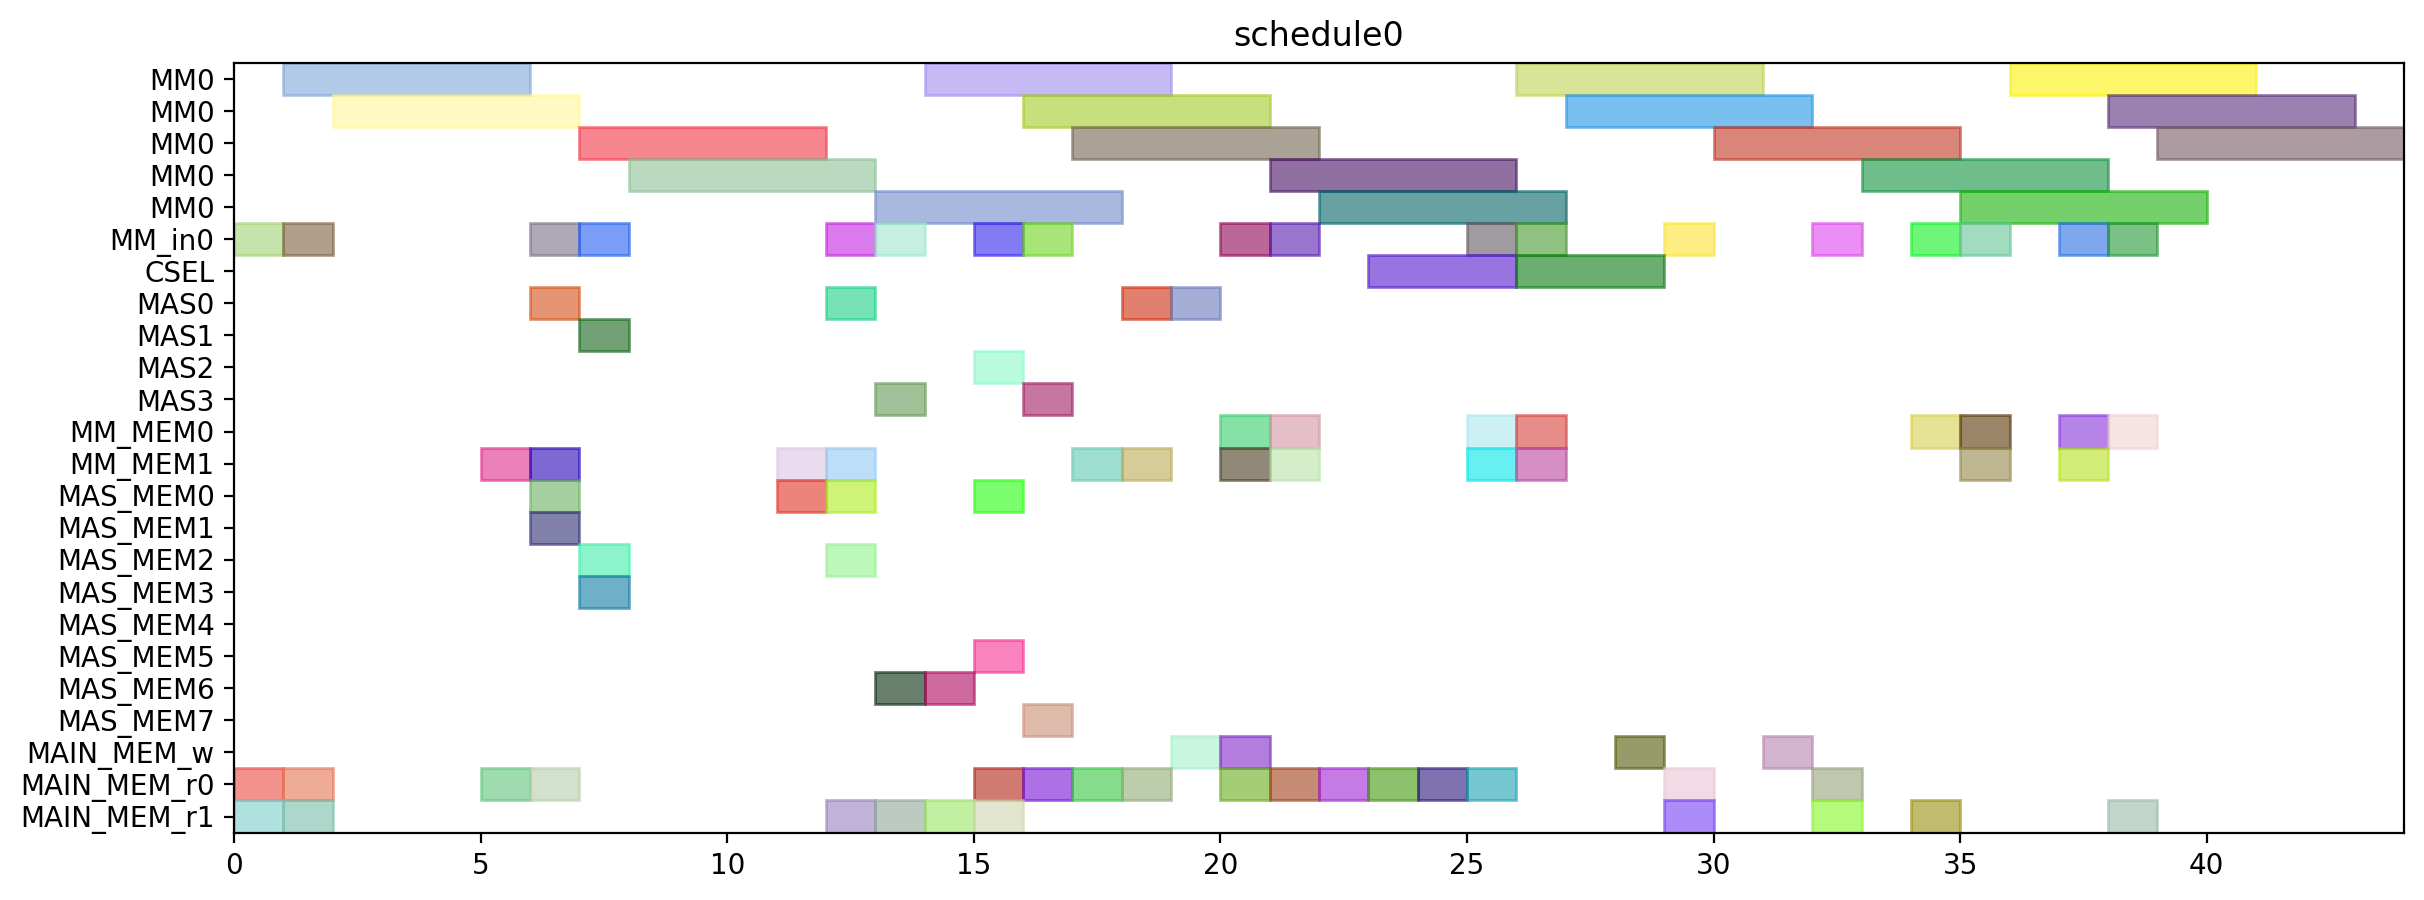

This chart was generated by the following Python code:
from pyschedule import Scenario, solvers, plotters, alt


def solve():
	horizon = 120
	S = Scenario("schedule0", horizon=horizon)

	# resource
	MM = S.Resources('MM', num=1, size=5)
	MM_in = S.Resources('MM_in', num=1)
	CSEL = S.Resource('CSEL')
	MAS = S.Resources('MAS', num=4, size=1, periods=range(1, horizon))
	MM_MEM = S.Resources('MM_MEM', num=2)
	MAS_MEM = S.Resources('MAS_MEM', num=8)
	MAIN_MEM_w = S.Resource('MAIN_MEM_w', size=1)
	MAIN_MEM_r = S.Resources('MAIN_MEM_r', num=2)

	# result of previous scheduling

	# new tasks
	t20 = S.Task('t20', length=5, delay_cost=1)
	t20 += alt(MM)
	t20_in = S.Task('t20_in', length=1, delay_cost=1)
	t20_in += alt(MM_in)
	S += t20_in*MM_in[0]<=t20*MM[0]
	t20_mem0 = S.Task('t20_mem0', length=1, delay_cost=1)
	t20_mem0 += MAIN_MEM_r[0]
	S += t20_mem0 <= t20

	t20_mem1 = S.Task('t20_mem1', length=1, delay_cost=1)
	t20_mem1 += MAIN_MEM_r[1]
	S += t20_mem1 <= t20

	t21 = S.Task('t21', length=5, delay_cost=1)
	t21 += alt(MM)
	t21_in = S.Task('t21_in', length=1, delay_cost=1)
	t21_in += alt(MM_in)
	S += t21_in*MM_in[0]<=t21*MM[0]
	t21_mem0 = S.Task('t21_mem0', length=1, delay_cost=1)
	t21_mem0 += MAIN_MEM_r[0]
	S += t21_mem0 <= t21

	t21_mem1 = S.Task('t21_mem1', length=1, delay_cost=1)
	t21_mem1 += MAIN_MEM_r[1]
	S += t21_mem1 <= t21

	xit20 = S.Task('xit20', length=1, delay_cost=1)
	xit20 += alt(MAS)
	xit20_mem0 = S.Task('xit20_mem0', length=1, delay_cost=1)
	xit20_mem0 += MAIN_MEM_r[0]
	S += xit20_mem0 <= xit20

	xit20_mem1 = S.Task('xit20_mem1', length=1, delay_cost=1)
	xit20_mem1 += alt(MM_MEM)
	S += (t20*MM[0])-1 < xit20_mem1*MM_MEM[1]
	S += xit20_mem1 <= xit20

	xit21 = S.Task('xit21', length=1, delay_cost=1)
	xit21 += alt(MAS)
	xit21_mem0 = S.Task('xit21_mem0', length=1, delay_cost=1)
	xit21_mem0 += MAIN_MEM_r[0]
	S += xit21_mem0 <= xit21

	xit21_mem1 = S.Task('xit21_mem1', length=1, delay_cost=1)
	xit21_mem1 += alt(MM_MEM)
	S += (t21*MM[0])-1 < xit21_mem1*MM_MEM[1]
	S += xit21_mem1 <= xit21

	xi2t40 = S.Task('xi2t40', length=5, delay_cost=1)
	xi2t40 += alt(MM)
	xi2t40_in = S.Task('xi2t40_in', length=1, delay_cost=1)
	xi2t40_in += alt(MM_in)
	S += xi2t40_in*MM_in[0]<=xi2t40*MM[0]
	xi2t40_mem0 = S.Task('xi2t40_mem0', length=1, delay_cost=1)
	xi2t40_mem0 += alt(MAS_MEM)
	S += (xit20*MAS[0])-1 < xi2t40_mem0*MAS_MEM[0]
	S += (xit20*MAS[1])-1 < xi2t40_mem0*MAS_MEM[2]
	S += (xit20*MAS[2])-1 < xi2t40_mem0*MAS_MEM[4]
	S += (xit20*MAS[3])-1 < xi2t40_mem0*MAS_MEM[6]
	S += xi2t40_mem0 <= xi2t40

	xi2t40_mem1 = S.Task('xi2t40_mem1', length=1, delay_cost=1)
	xi2t40_mem1 += alt(MAS_MEM)
	S += (xit20*MAS[0])-1 < xi2t40_mem1*MAS_MEM[1]
	S += (xit20*MAS[1])-1 < xi2t40_mem1*MAS_MEM[3]
	S += (xit20*MAS[2])-1 < xi2t40_mem1*MAS_MEM[5]
	S += (xit20*MAS[3])-1 < xi2t40_mem1*MAS_MEM[7]
	S += xi2t40_mem1 <= xi2t40

	xi2t41 = S.Task('xi2t41', length=5, delay_cost=1)
	xi2t41 += alt(MM)
	xi2t41_in = S.Task('xi2t41_in', length=1, delay_cost=1)
	xi2t41_in += alt(MM_in)
	S += xi2t41_in*MM_in[0]<=xi2t41*MM[0]
	xi2t41_mem0 = S.Task('xi2t41_mem0', length=1, delay_cost=1)
	xi2t41_mem0 += alt(MAS_MEM)
	S += (xit21*MAS[0])-1 < xi2t41_mem0*MAS_MEM[0]
	S += (xit21*MAS[1])-1 < xi2t41_mem0*MAS_MEM[2]
	S += (xit21*MAS[2])-1 < xi2t41_mem0*MAS_MEM[4]
	S += (xit21*MAS[3])-1 < xi2t41_mem0*MAS_MEM[6]
	S += xi2t41_mem0 <= xi2t41

	xi2t41_mem1 = S.Task('xi2t41_mem1', length=1, delay_cost=1)
	xi2t41_mem1 += alt(MAS_MEM)
	S += (xit21*MAS[0])-1 < xi2t41_mem1*MAS_MEM[1]
	S += (xit21*MAS[1])-1 < xi2t41_mem1*MAS_MEM[3]
	S += (xit21*MAS[2])-1 < xi2t41_mem1*MAS_MEM[5]
	S += (xit21*MAS[3])-1 < xi2t41_mem1*MAS_MEM[7]
	S += xi2t41_mem1 <= xi2t41

	D_a_0 = S.Task('D_a_0', length=1, delay_cost=1)
	D_a_0 += alt(MAS)
	D_a_0_mem0 = S.Task('D_a_0_mem0', length=1, delay_cost=1)
	D_a_0_mem0 += alt(MAS_MEM)
	S += (xit20*MAS[0])-1 < D_a_0_mem0*MAS_MEM[0]
	S += (xit20*MAS[1])-1 < D_a_0_mem0*MAS_MEM[2]
	S += (xit20*MAS[2])-1 < D_a_0_mem0*MAS_MEM[4]
	S += (xit20*MAS[3])-1 < D_a_0_mem0*MAS_MEM[6]
	S += D_a_0_mem0 <= D_a_0

	D_a_0_mem1 = S.Task('D_a_0_mem1', length=1, delay_cost=1)
	D_a_0_mem1 += alt(MM_MEM)
	S += (xi2t40*MM[0])-1 < D_a_0_mem1*MM_MEM[1]
	S += D_a_0_mem1 <= D_a_0

	D_a_1 = S.Task('D_a_1', length=1, delay_cost=1)
	D_a_1 += alt(MAS)
	D_a_1_mem0 = S.Task('D_a_1_mem0', length=1, delay_cost=1)
	D_a_1_mem0 += alt(MAS_MEM)
	S += (xit21*MAS[0])-1 < D_a_1_mem0*MAS_MEM[0]
	S += (xit21*MAS[1])-1 < D_a_1_mem0*MAS_MEM[2]
	S += (xit21*MAS[2])-1 < D_a_1_mem0*MAS_MEM[4]
	S += (xit21*MAS[3])-1 < D_a_1_mem0*MAS_MEM[6]
	S += D_a_1_mem0 <= D_a_1

	D_a_1_mem1 = S.Task('D_a_1_mem1', length=1, delay_cost=1)
	D_a_1_mem1 += alt(MM_MEM)
	S += (xi2t41*MM[0])-1 < D_a_1_mem1*MM_MEM[1]
	S += D_a_1_mem1 <= D_a_1

	negD0 = S.Task('negD0', length=5, delay_cost=1)
	negD0 += alt(MM)
	negD0_in = S.Task('negD0_in', length=1, delay_cost=1)
	negD0_in += alt(MM_in)
	S += negD0_in*MM_in[0]<=negD0*MM[0]
	negD0_mem0 = S.Task('negD0_mem0', length=1, delay_cost=1)
	negD0_mem0 += alt(MAS_MEM)
	S += (D_a_0*MAS[0])-1 < negD0_mem0*MAS_MEM[0]
	S += (D_a_0*MAS[1])-1 < negD0_mem0*MAS_MEM[2]
	S += (D_a_0*MAS[2])-1 < negD0_mem0*MAS_MEM[4]
	S += (D_a_0*MAS[3])-1 < negD0_mem0*MAS_MEM[6]
	S += negD0_mem0 <= negD0

	negD0_mem1 = S.Task('negD0_mem1', length=1, delay_cost=1)
	negD0_mem1 += MAIN_MEM_r[1]
	S += negD0_mem1 <= negD0

	negD1 = S.Task('negD1', length=5, delay_cost=1)
	negD1 += alt(MM)
	negD1_in = S.Task('negD1_in', length=1, delay_cost=1)
	negD1_in += alt(MM_in)
	S += negD1_in*MM_in[0]<=negD1*MM[0]
	negD1_mem0 = S.Task('negD1_mem0', length=1, delay_cost=1)
	negD1_mem0 += alt(MAS_MEM)
	S += (D_a_1*MAS[0])-1 < negD1_mem0*MAS_MEM[0]
	S += (D_a_1*MAS[1])-1 < negD1_mem0*MAS_MEM[2]
	S += (D_a_1*MAS[2])-1 < negD1_mem0*MAS_MEM[4]
	S += (D_a_1*MAS[3])-1 < negD1_mem0*MAS_MEM[6]
	S += negD1_mem0 <= negD1

	negD1_mem1 = S.Task('negD1_mem1', length=1, delay_cost=1)
	negD1_mem1 += MAIN_MEM_r[1]
	S += negD1_mem1 <= negD1

	N_b0 = S.Task('N_b0', length=1, delay_cost=1)
	N_b0 += alt(MAS)
	N_b0_mem0 = S.Task('N_b0_mem0', length=1, delay_cost=1)
	N_b0_mem0 += alt(MAS_MEM)
	S += (D_a_0*MAS[0])-1 < N_b0_mem0*MAS_MEM[0]
	S += (D_a_0*MAS[1])-1 < N_b0_mem0*MAS_MEM[2]
	S += (D_a_0*MAS[2])-1 < N_b0_mem0*MAS_MEM[4]
	S += (D_a_0*MAS[3])-1 < N_b0_mem0*MAS_MEM[6]
	S += N_b0_mem0 <= N_b0

	N_b0_mem1 = S.Task('N_b0_mem1', length=1, delay_cost=1)
	N_b0_mem1 += MAIN_MEM_r[1]
	S += N_b0_mem1 <= N_b0

	N_b1 = S.Task('N_b1', length=1, delay_cost=1)
	N_b1 += alt(MAS)
	N_b1_mem0 = S.Task('N_b1_mem0', length=1, delay_cost=1)
	N_b1_mem0 += alt(MAS_MEM)
	S += (D_a_1*MAS[0])-1 < N_b1_mem0*MAS_MEM[0]
	S += (D_a_1*MAS[1])-1 < N_b1_mem0*MAS_MEM[2]
	S += (D_a_1*MAS[2])-1 < N_b1_mem0*MAS_MEM[4]
	S += (D_a_1*MAS[3])-1 < N_b1_mem0*MAS_MEM[6]
	S += N_b1_mem0 <= N_b1

	N_b1_mem1 = S.Task('N_b1_mem1', length=1, delay_cost=1)
	N_b1_mem1 += MAIN_MEM_r[1]
	S += N_b1_mem1 <= N_b1

	D0 = S.Task('D0', length=1, delay_cost=1)
	D0 += alt(MAS)
	S += 0<D0

	D0_w = S.Task('D0_w', length=1, delay_cost=1)
	D0_w += alt(MAIN_MEM_w)
	S += D0 <= D0_w

	D0_mem0 = S.Task('D0_mem0', length=1, delay_cost=1)
	D0_mem0 += MAIN_MEM_r[0]
	S += D0_mem0 <= D0

	D0_mem1 = S.Task('D0_mem1', length=1, delay_cost=1)
	D0_mem1 += alt(MM_MEM)
	S += (negD0*MM[0])-1 < D0_mem1*MM_MEM[1]
	S += D0_mem1 <= D0

	D1 = S.Task('D1', length=1, delay_cost=1)
	D1 += alt(MAS)
	S += 0<D1

	D1_w = S.Task('D1_w', length=1, delay_cost=1)
	D1_w += alt(MAIN_MEM_w)
	S += D1 <= D1_w

	D1_mem0 = S.Task('D1_mem0', length=1, delay_cost=1)
	D1_mem0 += MAIN_MEM_r[0]
	S += D1_mem0 <= D1

	D1_mem1 = S.Task('D1_mem1', length=1, delay_cost=1)
	D1_mem1 += alt(MM_MEM)
	S += (negD1*MM[0])-1 < D1_mem1*MM_MEM[1]
	S += D1_mem1 <= D1

	N0 = S.Task('N0', length=5, delay_cost=1)
	N0 += alt(MM)
	N0_in = S.Task('N0_in', length=1, delay_cost=1)
	N0_in += alt(MM_in)
	S += N0_in*MM_in[0]<=N0*MM[0]
	N0_mem0 = S.Task('N0_mem0', length=1, delay_cost=1)
	N0_mem0 += MAIN_MEM_r[0]
	S += N0_mem0 <= N0

	N0_mem1 = S.Task('N0_mem1', length=1, delay_cost=1)
	N0_mem1 += alt(MAS_MEM)
	S += (N_b0*MAS[0])-1 < N0_mem1*MAS_MEM[1]
	S += (N_b0*MAS[1])-1 < N0_mem1*MAS_MEM[3]
	S += (N_b0*MAS[2])-1 < N0_mem1*MAS_MEM[5]
	S += (N_b0*MAS[3])-1 < N0_mem1*MAS_MEM[7]
	S += N0_mem1 <= N0

	N1 = S.Task('N1', length=5, delay_cost=1)
	N1 += alt(MM)
	N1_in = S.Task('N1_in', length=1, delay_cost=1)
	N1_in += alt(MM_in)
	S += N1_in*MM_in[0]<=N1*MM[0]
	N1_mem0 = S.Task('N1_mem0', length=1, delay_cost=1)
	N1_mem0 += MAIN_MEM_r[0]
	S += N1_mem0 <= N1

	N1_mem1 = S.Task('N1_mem1', length=1, delay_cost=1)
	N1_mem1 += alt(MAS_MEM)
	S += (N_b1*MAS[0])-1 < N1_mem1*MAS_MEM[1]
	S += (N_b1*MAS[1])-1 < N1_mem1*MAS_MEM[3]
	S += (N_b1*MAS[2])-1 < N1_mem1*MAS_MEM[5]
	S += (N_b1*MAS[3])-1 < N1_mem1*MAS_MEM[7]
	S += N1_mem1 <= N1

	Z0 = S.Task('Z0', length=3, delay_cost=1)
	Z0 += alt(CSEL)

	Z0_w = S.Task('Z0_w', length=1, delay_cost=1)
	Z0_w += alt(MAIN_MEM_w)
	S += Z0+2 <= Z0_w

	Z0_mem0 = S.Task('Z0_mem0', length=1, delay_cost=1)
	Z0_mem0 += MAIN_MEM_r[0]
	S += D0_w < Z0_mem0
	S += Z0_mem0+ 2 <= Z0

	Z0_mem1 = S.Task('Z0_mem1', length=1, delay_cost=1)
	Z0_mem1 += MAIN_MEM_r[0]
	S += D0_w < Z0_mem1
	S += Z0_mem1+ 1 <= Z0

	Z0_mem2 = S.Task('Z0_mem2', length=1, delay_cost=1)
	Z0_mem2 += MAIN_MEM_r[0]
	S += Z0_mem2+ 0 <= Z0

	Z1 = S.Task('Z1', length=3, delay_cost=1)
	Z1 += alt(CSEL)

	Z1_w = S.Task('Z1_w', length=1, delay_cost=1)
	Z1_w += alt(MAIN_MEM_w)
	S += Z1+2 <= Z1_w

	Z1_mem0 = S.Task('Z1_mem0', length=1, delay_cost=1)
	Z1_mem0 += MAIN_MEM_r[0]
	S += D1_w < Z1_mem0
	S += Z1_mem0+ 2 <= Z1

	Z1_mem1 = S.Task('Z1_mem1', length=1, delay_cost=1)
	Z1_mem1 += MAIN_MEM_r[0]
	S += D1_w < Z1_mem1
	S += Z1_mem1+ 1 <= Z1

	Z1_mem2 = S.Task('Z1_mem2', length=1, delay_cost=1)
	Z1_mem2 += MAIN_MEM_r[0]
	S += Z1_mem2+ 0 <= Z1

	N20 = S.Task('N20', length=5, delay_cost=1)
	N20 += alt(MM)
	N20_in = S.Task('N20_in', length=1, delay_cost=1)
	N20_in += alt(MM_in)
	S += N20_in*MM_in[0]<=N20*MM[0]
	N20_mem0 = S.Task('N20_mem0', length=1, delay_cost=1)
	N20_mem0 += alt(MM_MEM)
	S += (N0*MM[0])-1 < N20_mem0*MM_MEM[0]
	S += N20_mem0 <= N20

	N20_mem1 = S.Task('N20_mem1', length=1, delay_cost=1)
	N20_mem1 += alt(MM_MEM)
	S += (N0*MM[0])-1 < N20_mem1*MM_MEM[1]
	S += N20_mem1 <= N20

	N21 = S.Task('N21', length=5, delay_cost=1)
	N21 += alt(MM)
	N21_in = S.Task('N21_in', length=1, delay_cost=1)
	N21_in += alt(MM_in)
	S += N21_in*MM_in[0]<=N21*MM[0]
	N21_mem0 = S.Task('N21_mem0', length=1, delay_cost=1)
	N21_mem0 += alt(MM_MEM)
	S += (N1*MM[0])-1 < N21_mem0*MM_MEM[0]
	S += N21_mem0 <= N21

	N21_mem1 = S.Task('N21_mem1', length=1, delay_cost=1)
	N21_mem1 += alt(MM_MEM)
	S += (N1*MM[0])-1 < N21_mem1*MM_MEM[1]
	S += N21_mem1 <= N21

	D20 = S.Task('D20', length=5, delay_cost=1)
	D20 += alt(MM)
	D20_in = S.Task('D20_in', length=1, delay_cost=1)
	D20_in += alt(MM_in)
	S += D20_in*MM_in[0]<=D20*MM[0]
	D20_mem0 = S.Task('D20_mem0', length=1, delay_cost=1)
	D20_mem0 += MAIN_MEM_r[0]
	S += Z0_w < D20_mem0
	S += D20_mem0 <= D20

	D20_mem1 = S.Task('D20_mem1', length=1, delay_cost=1)
	D20_mem1 += MAIN_MEM_r[1]
	S += Z0_w < D20_mem1
	S += D20_mem1 <= D20

	D21 = S.Task('D21', length=5, delay_cost=1)
	D21 += alt(MM)
	D21_in = S.Task('D21_in', length=1, delay_cost=1)
	D21_in += alt(MM_in)
	S += D21_in*MM_in[0]<=D21*MM[0]
	D21_mem0 = S.Task('D21_mem0', length=1, delay_cost=1)
	D21_mem0 += MAIN_MEM_r[0]
	S += Z1_w < D21_mem0
	S += D21_mem0 <= D21

	D21_mem1 = S.Task('D21_mem1', length=1, delay_cost=1)
	D21_mem1 += MAIN_MEM_r[1]
	S += Z1_w < D21_mem1
	S += D21_mem1 <= D21

	N30 = S.Task('N30', length=5, delay_cost=1)
	N30 += alt(MM)
	N30_in = S.Task('N30_in', length=1, delay_cost=1)
	N30_in += alt(MM_in)
	S += N30_in*MM_in[0]<=N30*MM[0]
	N30_mem0 = S.Task('N30_mem0', length=1, delay_cost=1)
	N30_mem0 += alt(MM_MEM)
	S += (N20*MM[0])-1 < N30_mem0*MM_MEM[0]
	S += N30_mem0 <= N30

	N30_mem1 = S.Task('N30_mem1', length=1, delay_cost=1)
	N30_mem1 += alt(MM_MEM)
	S += (N0*MM[0])-1 < N30_mem1*MM_MEM[1]
	S += N30_mem1 <= N30

	N31 = S.Task('N31', length=5, delay_cost=1)
	N31 += alt(MM)
	N31_in = S.Task('N31_in', length=1, delay_cost=1)
	N31_in += alt(MM_in)
	S += N31_in*MM_in[0]<=N31*MM[0]
	N31_mem0 = S.Task('N31_mem0', length=1, delay_cost=1)
	N31_mem0 += alt(MM_MEM)
	S += (N21*MM[0])-1 < N31_mem0*MM_MEM[0]
	S += N31_mem0 <= N31

	N31_mem1 = S.Task('N31_mem1', length=1, delay_cost=1)
	N31_mem1 += alt(MM_MEM)
	S += (N1*MM[0])-1 < N31_mem1*MM_MEM[1]
	S += N31_mem1 <= N31

	V0 = S.Task('V0', length=5, delay_cost=1)
	V0 += alt(MM)
	V0_in = S.Task('V0_in', length=1, delay_cost=1)
	V0_in += alt(MM_in)
	S += V0_in*MM_in[0]<=V0*MM[0]
	V0_mem0 = S.Task('V0_mem0', length=1, delay_cost=1)
	V0_mem0 += alt(MM_MEM)
	S += (D20*MM[0])-1 < V0_mem0*MM_MEM[0]
	S += V0_mem0 <= V0

	V0_mem1 = S.Task('V0_mem1', length=1, delay_cost=1)
	V0_mem1 += MAIN_MEM_r[1]
	S += Z0_w < V0_mem1
	S += V0_mem1 <= V0

	V1 = S.Task('V1', length=5, delay_cost=1)
	V1 += alt(MM)
	V1_in = S.Task('V1_in', length=1, delay_cost=1)
	V1_in += alt(MM_in)
	S += V1_in*MM_in[0]<=V1*MM[0]
	V1_mem0 = S.Task('V1_mem0', length=1, delay_cost=1)
	V1_mem0 += alt(MM_MEM)
	S += (D21*MM[0])-1 < V1_mem0*MM_MEM[0]
	S += V1_mem0 <= V1

	V1_mem1 = S.Task('V1_mem1', length=1, delay_cost=1)
	V1_mem1 += MAIN_MEM_r[1]
	S += Z1_w < V1_mem1
	S += V1_mem1 <= V1

	ND20 = S.Task('ND20', length=5, delay_cost=1)
	ND20 += alt(MM)
	ND20_in = S.Task('ND20_in', length=1, delay_cost=1)
	ND20_in += alt(MM_in)
	S += ND20_in*MM_in[0]<=ND20*MM[0]
	ND20_mem0 = S.Task('ND20_mem0', length=1, delay_cost=1)
	ND20_mem0 += alt(MM_MEM)
	S += (N0*MM[0])-1 < ND20_mem0*MM_MEM[0]
	S += ND20_mem0 <= ND20

	ND20_mem1 = S.Task('ND20_mem1', length=1, delay_cost=1)
	ND20_mem1 += alt(MM_MEM)
	S += (D20*MM[0])-1 < ND20_mem1*MM_MEM[1]
	S += ND20_mem1 <= ND20

	ND21 = S.Task('ND21', length=5, delay_cost=1)
	ND21 += alt(MM)
	ND21_in = S.Task('ND21_in', length=1, delay_cost=1)
	ND21_in += alt(MM_in)
	S += ND21_in*MM_in[0]<=ND21*MM[0]
	ND21_mem0 = S.Task('ND21_mem0', length=1, delay_cost=1)
	ND21_mem0 += alt(MM_MEM)
	S += (N1*MM[0])-1 < ND21_mem0*MM_MEM[0]
	S += ND21_mem0 <= ND21

	ND21_mem1 = S.Task('ND21_mem1', length=1, delay_cost=1)
	ND21_mem1 += alt(MM_MEM)
	S += (D21*MM[0])-1 < ND21_mem1*MM_MEM[1]
	S += ND21_mem1 <= ND21

	solvers.mip.solve(S,msg=1,kind='CPLEX',ratio_gap=1.01)

	solution = [['hoge']*len(S.solution()[1]) for i in range(len(S.solution()))]
	for i in range(len(S.solution())):
		for j in range(len(S.solution()[i])):
			solution[i][j]=str(S.solution()[i][j])
	print(solution)

	cycles = int(solution[-1][3])

	pic_file_name = "/home/mfukuda/ABE/multiRAM_multiMAS_16mux/scheduling_result/stage5MM1_stage1MAS4/2xSSWU_BEFORE_EXP/schedule0.png"
	if(S.solution() != []):
		plotters.matplotlib.plot(S,img_filename=pic_file_name, show_task_labels=False, fig_size=(cycles*0.25+3, 5))

	return solution
